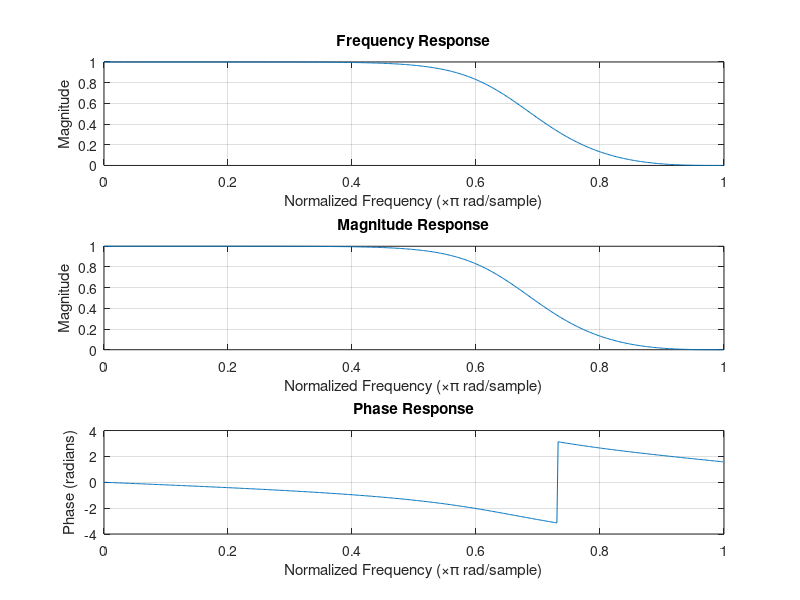

Here is the MATLAB script that generated this plot:
clc;
clear all;
close all;

% Specifications
t = 1; % Time period for normalization
wp = 2*pi/2; % Passband frequency (rad/s)
ws = 7*pi/2; % Stopband frequency (rad/s)
wp = wp / t; % Normalize passband frequency

% Ripple and attenuation factors
e = sqrt((1/(0.707)^2) - 1); % Ripple factor for passband (0.707 -> 3dB)
l = sqrt((1/(0.2)^2) - 1);   % Attenuation factor for stopband (0.2 -> -14dB)

% Filter order and cutoff frequency calculation
N = ceil((log10(l/e)) / log10(ws/wp) + 1); % Calculate filter order
wc = wp / (e)^(0.5/N); % Cutoff frequency
Fs = 1/t; % Sampling frequency

% Butterworth filter design (Analog)
[Z, P, K] = buttap(N); % Prototype Butterworth filter
P = P * wc; % Scale poles with cutoff frequency
K = K * wc^N; % Scale gain with cutoff frequency
B = real(poly(Z)); % Numerator polynomial
b = K * B; % Filter numerator coefficients
a = real(poly(P)); % Filter denominator coefficients

% Bilinear transformation (Digital filter design)
[b, a] = bilinear(b, a, Fs);

% Frequency response of the digital filter
[H, w] = freqz(b, a);

% Calculate Magnitude and Phase
mag = abs(H); % Magnitude of the frequency response
phase = angle(H); % Phase of the frequency response

% Plot Frequency, Magnitude, and Phase Response
subplot(3, 1, 1);
plot(w/pi, mag);
title('Frequency Response');
xlabel('Normalized Frequency (\times\pi rad/sample)');
ylabel('Magnitude');
grid on;

subplot(3, 1, 2);
plot(w/pi, mag);
title('Magnitude Response');
xlabel('Normalized Frequency (\times\pi rad/sample)');
ylabel('Magnitude');
grid on;

subplot(3, 1, 3);
plot(w/pi, phase);
title('Phase Response');
xlabel('Normalized Frequency (\times\pi rad/sample)');
ylabel('Phase (radians)');
grid on;
